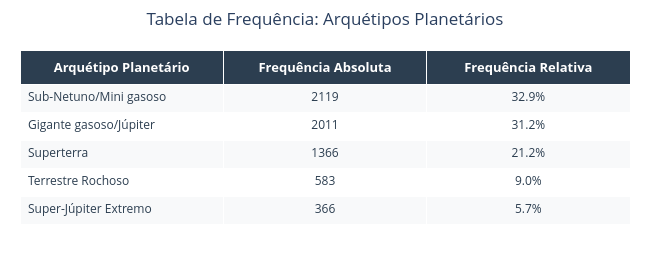

Notebook cell for this chart:
### Code cell
import plotly.graph_objects as go

freq_abs = df['arquetipo_planetario'].value_counts()
freq_rel = df['arquetipo_planetario'].value_counts(normalize=True).round(3)

tabela_arquetipos = pd.DataFrame({
    'Arquétipo Planetário': freq_abs.index,
    'Frequência Absoluta': freq_abs.values,
    'Frequência Relativa': (freq_rel.values * 100).round(1).astype(str) + '%'
})

fig_freq = go.Figure(data=[go.Table(
    header=dict(
        values=[f'<b>{col}</b>' for col in tabela_arquetipos.columns],
        fill_color='#2c3e50',
        font=dict(color='white', size=13),
        align='center',
        height=32
    ),
    cells=dict(
        values=[tabela_arquetipos[col] for col in tabela_arquetipos.columns],
        fill_color=[['#f8f9fa', '#ffffff'] * len(tabela_arquetipos)],
        font=dict(color='#2c3e50', size=12),
        align=['left', 'center', 'center'],
        height=28
    )
)])

fig_freq.update_layout(
    title='Tabela de Frequência: Arquétipos Planetários',
    title_x=0.5,
    width=650,
    height=280,
    margin=dict(l=20, r=20, t=50, b=20)
)

fig_freq.show()

### Figure 1 — Plotly figure (JSON) as saved in the notebook; plotly's stock layout.template omitted (floating-point values rounded to 4 significant figures)
{"data": [{"cells": {"align": ["left", "center", "center"], "fill": {"color": [["#f8f9fa", "#ffffff", "#f8f9fa", "#ffffff", "#f8f9fa", "#ffffff", "#f8f9fa", "#ffffff", "#f8f9fa", "#ffffff"]]}, "font": {"color": "#2c3e50", "size": 12}, "height": 28, "values": [["Sub-Netuno/Mini gasoso", "Gigante gasoso/Júpiter", "Superterra", "Terrestre Rochoso", "Super-Júpiter Extremo"], [2119, 2011, 1366, 583, 366], ["32.9%", "31.2%", "21.2%", "9.0%", "5.7%"]]}, "header": {"align": "center", "fill": {"color": "#2c3e50"}, "font": {"color": "white", "size": 13}, "height": 32, "values": ["<b>Arquétipo Planetário</b>", "<b>Frequência Absoluta</b>", "<b>Frequência Relativa</b>"]}, "type": "table"}], "layout": {"height": 280, "margin": {"b": 20, "l": 20, "r": 20, "t": 50}, "title": {"text": "Tabela de Frequência: Arquétipos Planetários", "x": 0.5}, "width": 650}}
